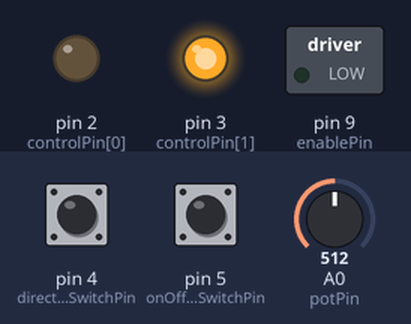
Bench run of a sketch on a simulated Arduino Uno, built with avr-gcc and run on an emulated ATmega328P. Shown: switched loads named in the sketch (green lamp = pin HIGH), output pins drawn as LEDs (lit = HIGH). The inputs (shaded band) are chosen by the test bench; at power-on: pin 4 (directionSwitchPin) LOW, pin 5 (onOffSwitchStateSwitchPin) LOW, A0 (potPin) = 512.

Above: at 1.3 s.
1.4 s: pin 4 (directionSwitchPin) pulled HIGH for 0.15 s
At 1.47 s:
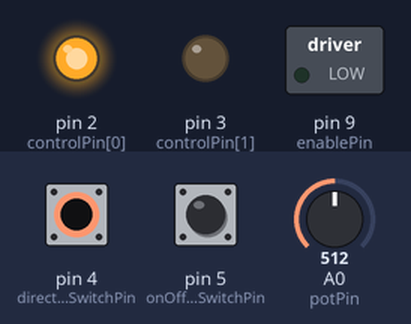
3.0 s: pin 5 (onOffSwitchStateSwitchPin) pulled HIGH for 0.15 s
At 3.9 s:
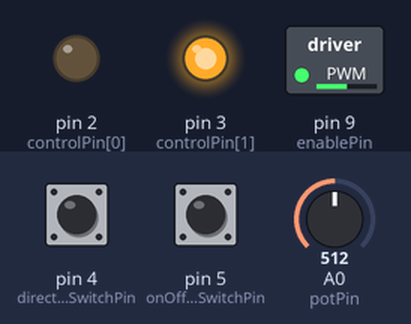
4.6 s: A0 (potPin) set to 716
At 5.1 s:
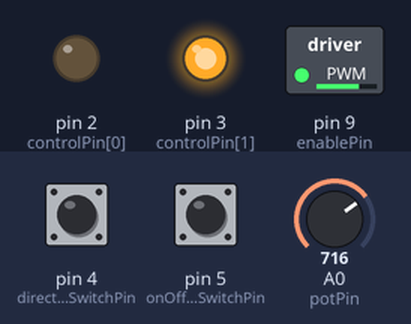
6.1 s: A0 (potPin) set to 900
At 7.3 s:
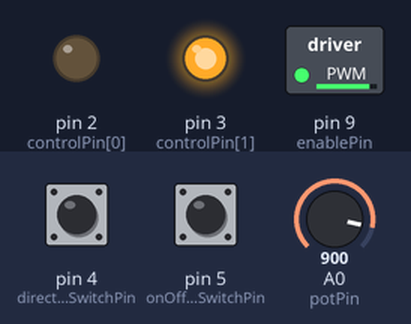
7.6 s: pin 4 (directionSwitchPin) pulled HIGH for 1 s
At 8.4 s:
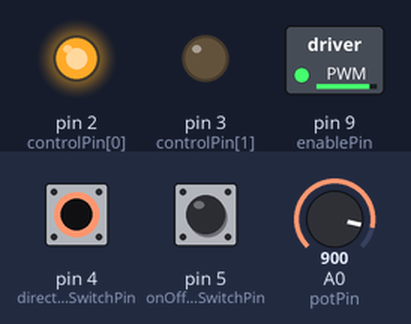
10.1 s: A0 (potPin) set to 122
At 10.4 s:
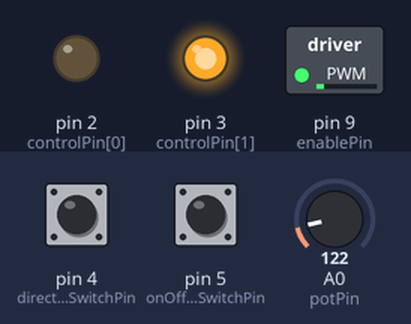
Timing chart, 0 to 12.6 s (numbered marks = the images above; inputs shaded):
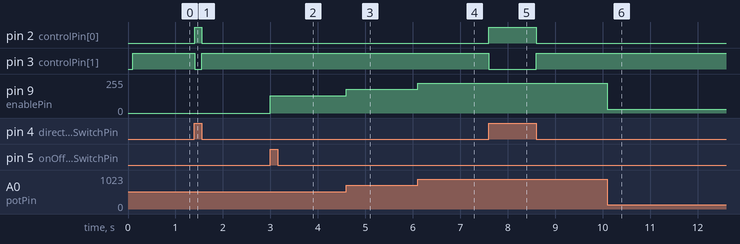

Measured:
- after the input at 1.4 s, pin 2 (controlPin[0]): LOW → HIGH at once, → LOW 0.15 s later; pin 3 (controlPin[1]): HIGH → LOW at once, → HIGH 0.15 s later
- after the input at 3.0 s, pin 9 (enablePin): 0/255 → 128/255 at once
- after the input at 4.6 s, pin 9 (enablePin): 128/255 → 179/255 at once
- after the input at 6.1 s, pin 9 (enablePin): 179/255 → 225/255 at once
- after the input at 7.6 s, pin 2 (controlPin[0]): LOW → HIGH at once, → LOW 1.0 s later; pin 3 (controlPin[1]): HIGH → LOW at once, → HIGH 1.0 s later
- after the input at 10.1 s, pin 9 (enablePin): 225/255 → 30/255 at once

The sketch:

Project_10.ino
```cpp
// (licence header left out)
void SetLongViaMsg(long * target, const char * msg, long min, long max) {
  Serial.print("SetLongViaMsg Prompt: ");
  Serial.println(msg);

  delay(100);

  *target = Serial.parseInt();


  *target = *target > max ? max : *target;
  *target = *target < min ? max : *target;

  Serial.println(*target);
}

long controlPin[2] = {2, 3};
long enablePin = 9;
long directionSwitchPin = 4;
long onOffSwitchStateSwitchPin = 5;
long potPin = A0;

void parsePins(void) {
  SetLongViaMsg(
    controlPin,
    "Enter target first control pin, Is Digital Pin Number, [Enter 2 if unsure]",
    0, 13
  );

  SetLongViaMsg(
    controlPin+1,
    "Enter target second control pin, Is Digital Pin Number, [Enter 3 if unsure]",
    0, 13
  );

  SetLongViaMsg(
    &enablePin,
    "Enter target enabled pin, Is Digital Pin Number, [Enter 9 if unsure]",
    0, 13
  );

  SetLongViaMsg(
    &directionSwitchPin,
    "Enter target direction switch pin, Is Digital Pin Number, [Enter 4 if unsure]",
    0, 13
  );

  SetLongViaMsg(
    &onOffSwitchStateSwitchPin,
    "Enter target on and off switch state switch pin, Is Digital Pin Number, [Enter 5 if unsure]",
    0, 13
  );

  SetLongViaMsg(
    &potPin,
    "Enter target potentiometer pin, Is Analog Pin Number, [Enter 0 if unsure]",
    0, 5
  );

  potPin += A0;
}

void setupTargetedPins(void) {
  //parsePins();

  pinMode(directionSwitchPin, INPUT);
  pinMode(onOffSwitchStateSwitchPin, INPUT);
  pinMode(controlPin[0], OUTPUT);
  pinMode(controlPin[1], OUTPUT);
  pinMode(enablePin, OUTPUT);

  digitalWrite(enablePin, LOW);
}
void setup() {
  Serial.begin(9600);
  delay(100);

  setupTargetedPins();
}


void loop() {
  static int previouslyOn = 0;
  static int previousDirection = 0;
  static bool motorEnabled = 0;

  uint8_t isOn = digitalRead(onOffSwitchStateSwitchPin);

  delay(1);

  enum DIRECTIONS { LEFT=0, RIGHT=1 };

  enum DIRECTIONS direction = (enum DIRECTIONS) digitalRead(directionSwitchPin);

  int motorSpeed = analogRead(potPin)>>2;


  if (isOn != previouslyOn && isOn == HIGH) {
    motorEnabled = !motorEnabled;
  }

  switch (direction) {
    case LEFT:
      digitalWrite(controlPin[0], LOW);
      digitalWrite(controlPin[1], HIGH);
      break;
    case RIGHT:
      digitalWrite(controlPin[0], HIGH);
      digitalWrite(controlPin[1], LOW);
      break;
  }

  analogWrite(enablePin, motorEnabled ? motorSpeed : 0);

  previousDirection = direction;

  previouslyOn = isOn;
}
```
